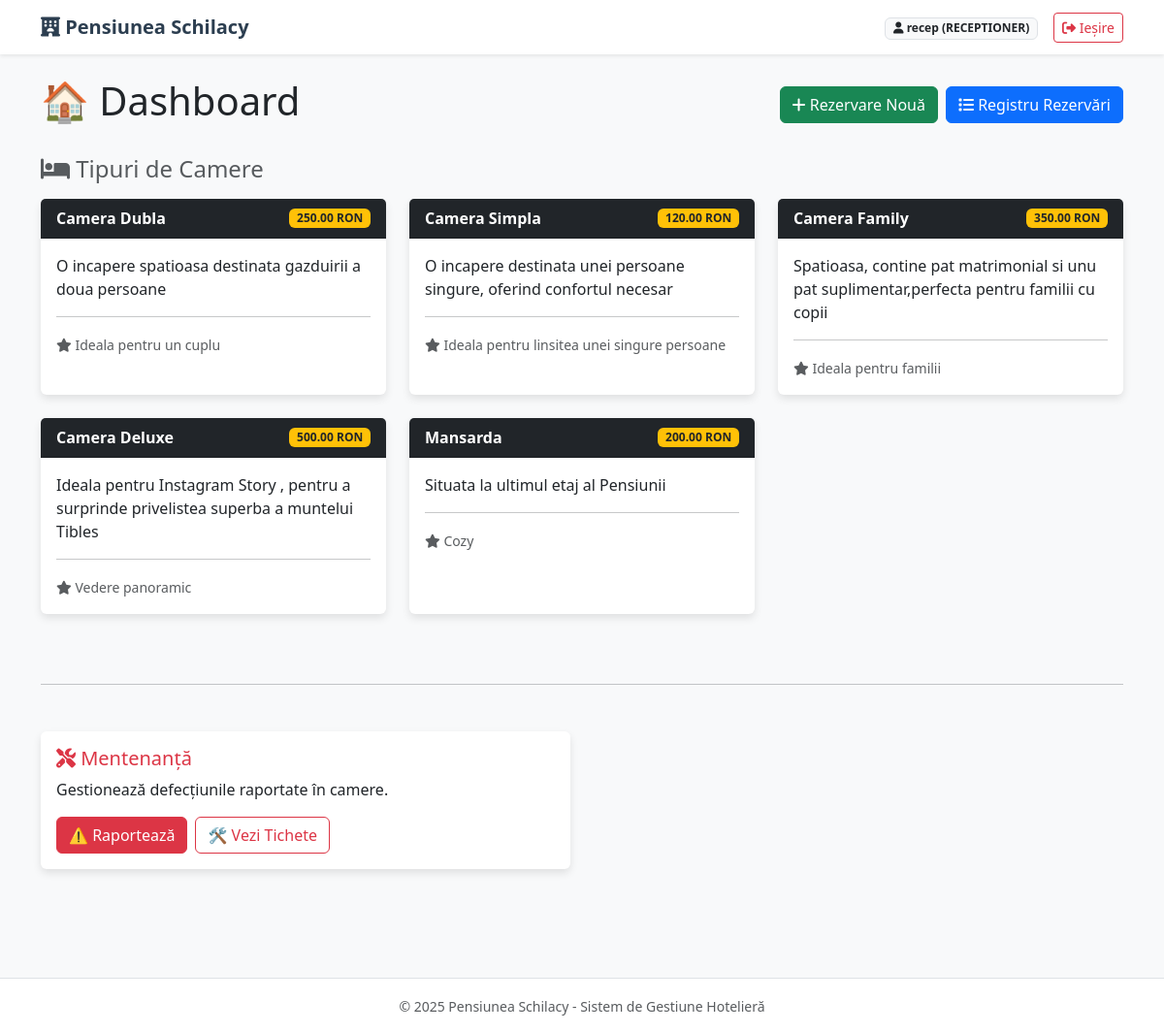
The app's page / (signed in) with its own data.
### cazare/models.py (models this page shows, shortened)
class Utilizator(AbstractUser):
    ROLE_CHOICES = (
        ('manager', 'Manager'),
        ('receptioner', 'Recepționer'),
    )
    rol = models.CharField(max_length=20, choices=ROLE_CHOICES, default='receptioner')

class TipCamera(models.Model):
    nume_tip = models.CharField(max_length=50)
    descriere = models.TextField()
    facilitati = models.TextField(blank=True)
    pret_per_noapte = models.DecimalField(max_digits=10, decimal_places=2)

### cazare/views.py (the view)
# urls.py: path('', views.homepage, name='acasa'),
@login_required
def homepage(request):
    toate_tipurile = TipCamera.objects.all()
    context = {'tipuri': toate_tipurile}
    return render(request, 'cazare/homepage.html', context)

### cazare/templates/cazare/homepage.html (shortened to what this page needs)
{% extends 'cazare/base.html' %}
{% block content %}
    <div class="d-flex justify-content-between align-items-center mb-4">
        <h1>🏠 Dashboard</h1>
        <div class="d-flex gap-2">
            <a href="{% url 'creare_rezervare' %}" class="btn btn-success">
                <i class="fa-solid fa-plus"></i> Rezervare Nouă
            </a>
            <a href="{% url 'lista_rezervari' %}" class="btn btn-primary">
                <i class="fa-solid fa-list"></i> Registru Rezervări
            </a>
        </div>
    </div>
    <h4 class="mb-3 text-muted"><i class="fa-solid fa-bed"></i> Tipuri de Camere</h4>
    <div class="row">
        {% for camera in tipuri %}
            <div class="col-md-4 mb-4">
                <div class="card h-100">
                    <div class="card-header bg-dark text-white d-flex justify-content-between align-items-center">
                        <strong>{{ camera.nume_tip }}</strong>
                        <span class="badge bg-warning text-dark">{{ camera.pret_per_noapte }} RON</span>
                    </div>
                    <div class="card-body">
                        <p class="card-text">{{ camera.descriere }}</p>
                        <hr>
                        <small class="text-muted"><i class="fa-solid fa-star"></i> {{ camera.facilitati }}</small>
                    </div>
                </div>
            </div>
        {% empty %}
            <div class="alert alert-info">Nu există tipuri de camere definite în sistem.</div>
        {% endfor %}
    </div>
    <hr class="my-5">
    <div class="row">
        <div class="col-md-6 mb-3">
            <div class="card border-danger h-100">
                <div class="card-body">
                    <h5 class="card-title text-danger"><i class="fa-solid fa-screwdriver-wrench"></i> Mentenanță</h5>
                    <p class="card-text">Gestionează defecțiunile raportate în camere.</p>
                    <div class="d-flex gap-2">
                        <a href="{% url 'raporteaza_problema' %}" class="btn btn-danger text-white">
                            ⚠️ Raportează
                        </a>
                        <a href="{% url 'lista_probleme' %}" class="btn btn-outline-danger">
                            🛠️ Vezi Tichete
                        </a>
                    </div>
                </div>
            </div>
        </div>
    </div>
{% endblock %}

### cazare/templates/cazare/base.html (shortened to what this page needs)
<!DOCTYPE html>
<html lang="ro">
<head>
    <link href="https://cdn.jsdelivr.net/npm/bootstrap@5.3.0/dist/css/bootstrap.min.css" rel="stylesheet">
    <link rel="stylesheet" href="https://cdnjs.cloudflare.com/ajax/libs/font-awesome/6.4.0/css/all.min.css">
</head>
<body>
    <nav class="navbar navbar-expand-lg navbar-light bg-white shadow-sm mb-4">
        <div class="container">
            <a class="navbar-brand" href="{% url 'acasa' %}">
                <i class="fa-solid fa-hotel"></i> Pensiunea Schilacy
            </a>
            <div class="collapse navbar-collapse" id="navbarNav">
                <ul class="navbar-nav ms-auto align-items-center">
                    {% if user.is_authenticated %}
                        <li class="nav-item me-3">
                            <span class="badge bg-light text-dark border">
                                <i class="fa-solid fa-user"></i> {{ user.username }} ({{ user.rol|upper }})
                            </span>
                        </li>
                        <li class="nav-item">
                            <form action="{% url 'logout' %}" method="post" class="d-inline">
                                <button type="submit" class="btn btn-outline-danger btn-sm">
                                    <i class="fa-solid fa-sign-out-alt"></i> Ieșire
                                </button>
                            </form>
                        </li>
                    {% else %}
                        <li class="nav-item">
                            <a href="{% url 'login' %}" class="btn btn-primary btn-sm">Autentificare</a>
                        </li>
                    {% endif %}
                </ul>
            </div>
        </div>
    </nav>
    <div class="container pb-5">
        {% block content %}
        {% endblock %}
    </div>
    <footer class="text-center text-muted mt-5 py-3 border-top bg-white">
        <small>&copy; 2025 Pensiunea Schilacy - Sistem de Gestiune Hotelieră</small>
    </footer>
</body>
</html>

### cazare/templates/cazare/base.html (style rules this page uses)
body { background-color: #f8f9fa; font-family: 'Segoe UI', Tahoma, Geneva, Verdana, sans-serif; }
.navbar-brand { font-weight: bold; color: #2c3e50 !important; }
.card { border: none; box-shadow: 0 4px 8px rgba(0,0,0,0.1); transition: transform 0.2s; }

### records on screen
Utilizator: username "recep", rol "RECEPTIONER"
TipCamera: nume_tip "Camera Dubla", pret_per_noapte "250.00", descriere "O incapere spatioasa destinata gazduirii a doua persoane", facilitati "Ideala pentru un cuplu"
TipCamera: nume_tip "Camera Simpla", pret_per_noapte "120.00", descriere "O incapere destinata unei persoane singure, oferind confortul necesar", facilitati "Ideala pentru linsitea unei singure persoane"
TipCamera: nume_tip "Camera Family", pret_per_noapte "350.00", descriere "Spatioasa, contine pat matrimonial si unu pat suplimentar,perfecta pentru familii cu copii", facilitati "Ideala pentru familii"
TipCamera: nume_tip "Camera Deluxe", pret_per_noapte "500.00", descriere "Ideala pentru Instagram Story , pentru a surprinde privelistea superba a muntelui Tibles", facilitati "Vedere panoramic"
TipCamera: nume_tip "Mansarda", pret_per_noapte "200.00", descriere "Situata la ultimul etaj al Pensiunii", facilitati "Cozy"
